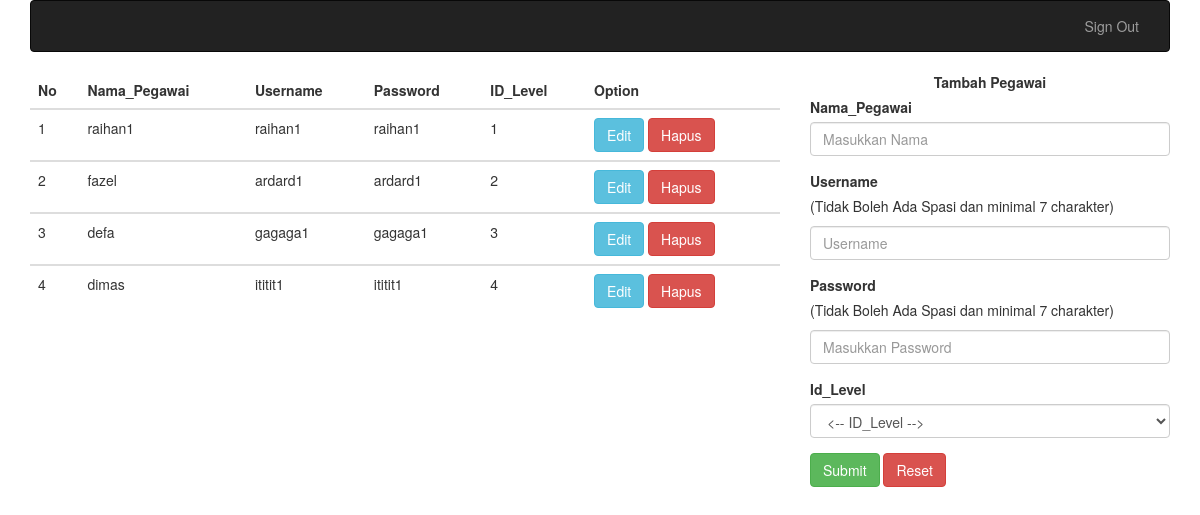
/immortal/index.php/pegawai, run on the app's committed database.
### tables this page shows
CREATE TABLE `user_pegawai` (
  `id_pegawai` int(11) NOT NULL,
  `nama_pegawai` varchar(255) DEFAULT NULL,
  `username` varchar(255) DEFAULT NULL,
  `password` varchar(255) DEFAULT NULL,
  `id_level` int(11) DEFAULT NULL
);

### immortal/application/controllers/Pegawai.php (called while the page is built, shortened)
<?php
	class Pegawai extends CI_Controller{
		public function __construct(){
	        $this->load->model('pegawai_model');
			$this->load->helper('url');
			$this->load->library('form_validation');
	    }
	    public function index(){
	    	$data['user'] = $this->pegawai_model->tampil_data()->result();
	    	$data['pegawai'] = $this->pegawai_model->tampil_data2()->result();
	    	$data['title'] = "Data Pegawai";
	    	$this->load->view('input/input_pegawai', $data);
	    }
	}
?>

### immortal/index.php (called while the page is built, shortened)
<?php
require_once BASEPATH.'core/CodeIgniter.php';

### immortal/application/models/pegawai_model.php (called while the page is built, shortened)
<?php
	class pegawai_model extends CI_Model{
		function tampil_data2(){
			$this->db->select('*');
		    $this->db->from('user_pegawai');
		    $query = $this->db->get();
		    return $query;
		}
	}
?>

### immortal/application/views/input/input_pegawai.php (the view, shortened to what this page needs)
<!DOCTYPE html>
<html>
<head>
	<link rel="stylesheet" href="https://maxcdn.bootstrapcdn.com/bootstrap/3.3.7/css/bootstrap.min.css">
</head>
<body>
	<div class="container">
	</div>
	<div class="container">
            <div class="row justify-content-center">
                <div class="col-md-8">
                    <table class="table table-hover">
                    <thead class="thead-dark">
                        <tr>
                        <th scope="col">No</th>
                        <th scope="col">Nama_Pegawai</th>
                        <th scope="col">Username</th>
                        <th scope="col">Password</th>
                        <th scope="col">ID_Level</th>
                        <th scope="col">Option</th>
                        </tr>
                    </thead>
                    <tbody>
                        <?php
                            $no = 1;
                            foreach($pegawai as $a){
                        ?>
                        <tr>
                        <td><?php echo $no++; ?></td>
                        <td><?php echo $a->nama_pegawai; ?></td>
                        <td><?php echo $a->username; ?></td>
                        <td><?php echo $a->password; ?></td>
                        <td><?php echo $a->id_level; ?></td>
                        <td>
                            <a href="<?php echo base_url('pegawai/edit_pegawai/'.$a->id_pegawai); ?>"><button class="btn btn-info">Edit</button></a>
                            <a href="<?php echo base_url('pegawai/hapus/'.$a->id_pegawai); ?>"><button class="btn btn-danger">Hapus</button></a>
                        </td>
                        </tr>
                    </tbody>
                        <?php
                            }
                        ?>
                    </table>
                </div>
                <div class="col-md-4">
                    <div class="card">
                        <div class="card-header bg-dark text-white text-center">
                            <label>Tambah Pegawai</label>
                        </div>
                        <div class="card-body">
                            <form role="form" action="<?php echo base_url(). 'pegawai/tambah_aksi'; ?>" method="post" enctype="multipart/form-data">
                                <div class="form-group">
                                    <label>Nama_Pegawai</label>
                                    <input type="text" name="nama_pegawai" placeholder="Masukkan Nama" class="form-control" required="required">
                                </div>
                                <div class="form-group">
                                    <label>Username</label><p>(Tidak Boleh Ada Spasi dan minimal 7 charakter)</p>
                                    <input type="text" pattern="^\S+$" name="username" placeholder="Username" class="form-control" required="required">
                                </div>
                                <div class="form-group">
                                    <label>Password</label><p>(Tidak Boleh Ada Spasi dan minimal 7 charakter)</p>
                                    <input type="password" pattern="^\S+$" placeholder="Masukkan Password" name="password" rows="3" class="form-control" required="required">
                                </div>
                                <div class="form-group">
                                    <label>Id_Level</label>
                                    <select name="id_level" class="form-control" required="required">
                                        <option disabled selected><-- ID_Level --></option>
                                    </select>
                                </div>
                                <button onclick="return confirm('Apakah Anda Ingin Save Data Ini ?');" type="submit" class="btn btn-success">Submit</button>
                                <input class="btn btn-danger" type="reset" value="Reset">
                            </form>
                        </div>
                    </div>
                </div>
            </div>
        </div>
</body>
</html>

### data on the page
user_pegawai: nama_pegawai "raihan1", username "raihan1", password "raihan1", id_level "1"
user_pegawai: nama_pegawai "fazel", username "ardard1", password "ardard1", id_level "2"
user_pegawai: nama_pegawai "defa", username "gagaga1", password "gagaga1", id_level "3"
user_pegawai: nama_pegawai "dimas", username "ititit1", password "ititit1", id_level "4"
